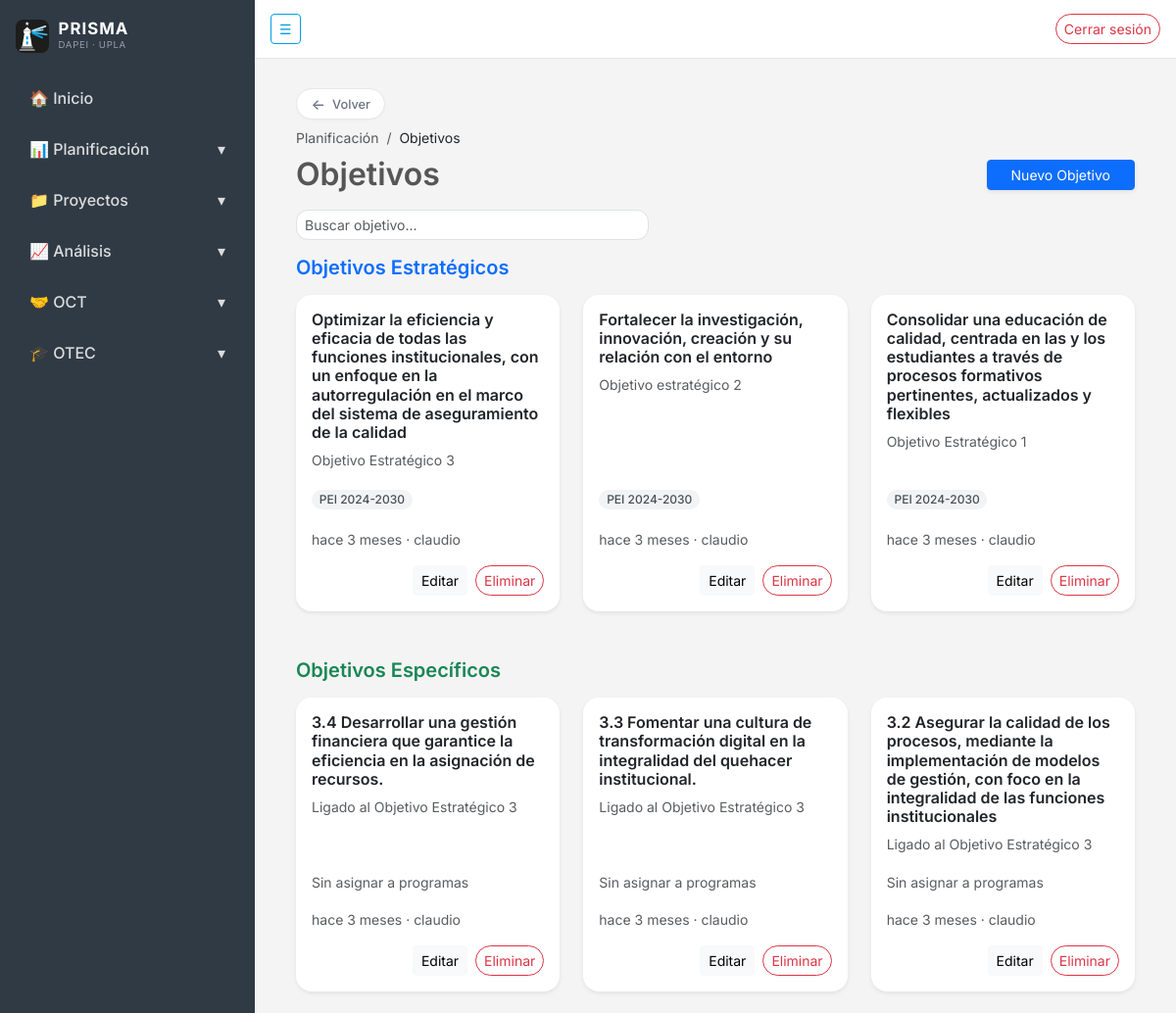
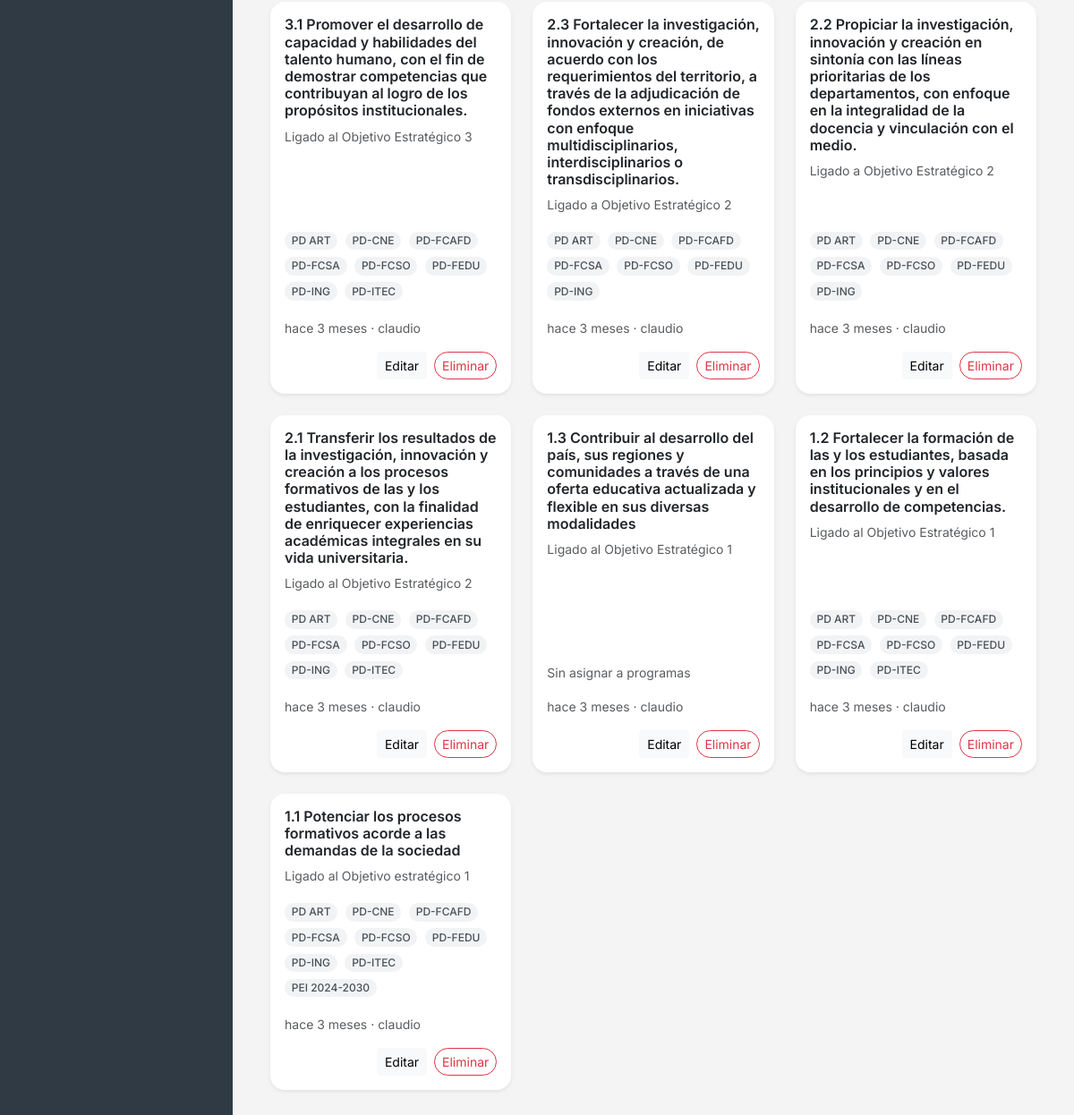
The page /planificacion/objetivos/ (signed in) on the database its author committed (2 pictures, top to bottom).
### planificacion/models.py (models this page shows, shortened)
class Objetivo(models.Model):
    class TipoObjetivo(models.TextChoices):
        ESTRATEGICO = "ESTRATEGICO", "Estratégico"
        ESPECIFICO = "ESPECIFICO", "Específico"
    nombre = models.CharField(max_length=500, verbose_name="Nombre")
    descripcion = models.TextField(verbose_name="Descripción", max_length=500)
    tipo = models.CharField(
        max_length=20,
        choices=TipoObjetivo.choices,
        verbose_name="Tipo de objetivo",
    )
    fecha_creacion = models.DateTimeField(
        auto_now_add=True, verbose_name="Fecha de creación"
    )
    creado_por = models.ForeignKey(
        settings.AUTH_USER_MODEL,
        on_delete=models.SET_NULL,
        null=True,
        blank=True,
        related_name="objetivos_creados",
        verbose_name="Creado por",
    )
    eliminado = models.BooleanField(default=False)
    objects = ActivosManager()
    todos = models.Manager()
    class Meta:
        ordering = ["-fecha_creacion"]
        verbose_name = "Objetivo"
        verbose_name_plural = "Objetivos"

class Programa(models.Model):
    class TipoPrograma(models.TextChoices):
        PEI = "PEI", "PEI"
        PD_UNIDADES = "PD_UNI", "PD Unidades Académicas"
        PD_FUNCIONES = "PD_FUN", "PD Funciones Institucionales"
    class Estado(models.TextChoices):
        BORRADOR = "BORRADOR", "Borrador"
        VIGENTE = "VIGENTE", "Vigente"
        CERRADO = "CERRADO", "Cerrado"
    nombre = models.CharField(max_length=100)
    tipo = models.CharField(
        max_length=10,
        choices=TipoPrograma.choices,
        default=TipoPrograma.PEI,
    )
    estado = models.CharField(
        max_length=10,
        choices=Estado.choices,
        default=Estado.BORRADOR,
    )
    objetivos = models.ManyToManyField(
        "Objetivo",
        blank=True,
        related_name="programas_asociados",
    )
    fecha_creacion = models.DateTimeField(auto_now_add=True)
    creado_por = models.ForeignKey(
        settings.AUTH_USER_MODEL,
        on_delete=models.PROTECT,
        null=True,
        blank=True,
        related_name="programas_creados",
    )
    eliminado = models.BooleanField(default=False)
    objects = ActivosManager()
    todos = models.Manager()
    class Meta:
        verbose_name = "Programa / PD"
        verbose_name_plural = "Programas / PD"
        ordering = ["nombre"]
        constraints = [
            models.UniqueConstraint(
                fields=["nombre", "tipo"],
                condition=models.Q(eliminado=False),
                name="programa_unico_nombre_tipo_activo",
            ),
        ]

### planificacion/views.py (the view, shortened to what this page needs)
# urls.py: path("objetivos/", views.lista_objetivos, name="lista_objetivos"),
@login_required
def lista_objetivos(request):
    role = get_user_role(request)
    objetivos = Objetivo.objects.prefetch_related("programas_asociados").select_related("creado_por")
    estrategicos = objetivos.filter(tipo=Objetivo.TipoObjetivo.ESTRATEGICO)
    especificos = objetivos.filter(tipo=Objetivo.TipoObjetivo.ESPECIFICO)
    form = ObjetivoForm()
    return render(request, "planificacion/lista_objetivos.html", {
        "estrategicos": estrategicos,
        "especificos": especificos,
        "form": form,
        "es_planificacion": role["es_planificacion"],
    })

### planificacion/forms.py
class ObjetivoForm(forms.ModelForm):
    class Meta:
        model = Objetivo
        fields = ["nombre", "descripcion", "tipo"]
        widgets = {
            "nombre": forms.TextInput(attrs={
                "class": "form-control rounded-3",
                "placeholder": "Ej: Mejorar cobertura académica"
            }),
            "descripcion": forms.Textarea(attrs={
                "class": "form-control rounded-3",
                "rows": 3,
                "placeholder": "Describe el alcance del objetivo..."
            }),
            "tipo": forms.Select(attrs={
            "class": "form-select form-select-lg rounded-3 shadow-sm border-0",
            })
        }

### planificacion/helpers.py (called while the page is built)
def es_planificacion(user):
    if not user.is_authenticated:
        return False
    if user.is_superuser:
        return True
    return user.groups.filter(name="Planificacion").exists()

def get_user_role(request):
    cache_key = "_planificacion_role"
    if hasattr(request, cache_key):
        return getattr(request, cache_key)
    user = request.user
    role = {
        "es_planificacion": es_planificacion(user),
        "es_anonimo": not user.is_authenticated,
    }
    setattr(request, cache_key, role)
    return role

### planificacion/models.py (called while the page is built)
    def get_queryset(self):
        return super().get_queryset().filter(eliminado=False)

### planificacion/templates/planificacion/lista_objetivos.html (shortened to what this page needs)
{% extends "core/base.html" %}
{% load humanize %}
{% block content %}
<div class="container-fluid">
    <a href="{% url 'planificacion:home' %}" class="btn-volver mb-2"><span class="arrow">←</span> Volver</a>
    <div class="small mb-2">
        <a href="{% url 'planificacion:home' %}" class="text-muted text-decoration-none">Planificación</a>
        <span class="mx-1 text-muted">/</span>
        <span class="text-dark">Objetivos</span>
    </div>
    <div class="d-flex justify-content-between align-items-center mb-3">
        <h2 class="fw-semibold mb-0">Objetivos</h2>
        {% if es_planificacion %}
        <button class="btn btn-primary btn-sm px-4 shadow-sm"
                data-bs-toggle="modal"
                data-bs-target="#modalObjetivo">
            Nuevo Objetivo
        </button>
        {% endif %}
    </div>
    <div class="mb-3" style="max-width: 360px;">
        <input id="obj-search" type="search" class="form-control form-control-sm"
               placeholder="Buscar objetivo...">
    </div>
    <div class="mb-5">
        <h5 class="fw-semibold mb-3 text-primary">
            Objetivos Estratégicos
        </h5>
        <div class="row g-4">
            {% for objetivo in estrategicos %}
            {% include "planificacion/partials/objetivo_card.html" with objetivo=objetivo %}
            {% empty %}
            <div class="col-12 text-muted">
                No hay objetivos estratégicos registrados.
            </div>
            {% endfor %}
        </div>
    </div>
    <div>
        <h5 class="fw-semibold mb-3 text-success">
            Objetivos Específicos
        </h5>
        <div class="row g-4">
            {% for objetivo in especificos %}
            {% include "planificacion/partials/objetivo_card.html" with objetivo=objetivo %}
            {% empty %}
            <div class="col-12 text-muted">
                No hay objetivos específicos registrados.
            </div>
            {% endfor %}
        </div>
    </div>
</div>
{% endblock %}

### planificacion/templates/planificacion/partials/objetivo_card.html (shortened to what this page needs)
{% load humanize %}
<div class="col-md-6 col-lg-4 obj-item"
     data-search="{{ objetivo.nombre|lower }} {{ objetivo.descripcion|lower }}">
    <div class="card card-objetivo rounded-4 h-100 border-0 shadow-sm">
        <div class="card-body d-flex flex-column">
            <h6 class="fw-semibold mb-2">{{ objetivo.nombre }}</h6>
            <p class="text-muted small mb-3 flex-grow-1">
                {{ objetivo.descripcion|truncatewords:20 }}
            </p>
            <div class="mb-3">
                {% for programa in objetivo.programas_asociados.all %}
                    <span class="badge rounded-pill badge-programa me-1 mb-1">{{ programa.nombre }}</span>
                {% empty %}
                    <span class="text-muted small">Sin asignar a programas</span>
                {% endfor %}
            </div>
            <div class="text-muted small mb-3">
                {{ objetivo.fecha_creacion|naturaltime }} · {{ objetivo.creado_por }}
            </div>
            {% if es_planificacion %}
            <div class="d-flex justify-content-end gap-2">
                <button class="btn btn-sm btn-light"
                        data-bs-toggle="modal"
                        data-bs-target="#modalEditarObj{{ objetivo.id }}">
                    Editar
                </button>
                <button class="btn btn-sm btn-outline-danger"
                        data-bs-toggle="modal"
                        data-bs-target="#modalEliminarObj{{ objetivo.id }}">
                    Eliminar
                </button>
            </div>
            {% endif %}
        </div>
    </div>
</div>

### core/templates/core/base.html (style rules this page uses)
:root { --font-sans: 'Inter', -apple-system, BlinkMacSystemFont, 'Segoe UI', Roboto, sans-serif; --font-mono: 'JetBrains Mono', ui-monospace, 'SFMono-Regular', Menlo, monospace; }
body { overflow-x: hidden; background-color: #f4f4f4; color: #565656; font-family: var(--font-sans); font-feature-settings: 'cv02', 'cv03', 'cv04', 'cv11'; -webkit-font-smoothing: antialiased; -moz-osx-font-smoothing: grayscale; }
.btn-outline-danger { border-radius: 50px; }
.btn-volver { display: inline-flex; align-items: center; gap: .45rem; background: #ffffff; border: 1px solid #e5e7eb; color: #6b7280; border-radius: 999px; padding: .35rem .9rem; font-size: .8rem; font-weight: 500; text-decoration: none; transition: all .15s ease; box-shadow: 0 1px 2px rgba(0,0,0,0.03); }
.btn-volver .arrow { display: inline-block; font-size: .95rem; line-height: 1; transition: transform .15s ease; }

### planificacion/templates/planificacion/lista_objetivos.html (style rules this page uses)
.card-objetivo { transition: all 0.2s ease-in-out; border: 1px solid #e9ecef; }
.badge-programa { background-color: #f1f3f5; color: #495057; font-weight: 500; }
.form-select, .form-control { border-radius: 0.75rem; }

### rows shown on the page
Objetivo: nombre "Optimizar la eficiencia y eficacia de todas las funciones institucionales, con un enfoque en la autorregulación en el marco del sistema de aseguramiento de la calidad", descripcion "Objetivo Estratégico 3", fecha_creacion "hace 3 meses", creado_por "claudio"
Programa: nombre "PEI 2024-2030"
Objetivo: nombre "Fortalecer la investigación, innovación, creación y su relación con el entorno", descripcion "Objetivo estratégico 2", fecha_creacion "hace 3 meses", creado_por "claudio"
Objetivo: nombre "Consolidar una educación de calidad, centrada en las y los estudiantes a través de procesos formativos pertinentes, actualizados y flexibles", descripcion "Objetivo Estratégico 1", fecha_creacion "hace 3 meses", creado_por "claudio"
Objetivo: nombre "3.4 Desarrollar una gestión financiera que garantice la eficiencia en la asignación de recursos.", descripcion "Ligado al Objetivo Estratégico 3", fecha_creacion "hace 3 meses", creado_por "claudio"
Objetivo: nombre "3.3 Fomentar una cultura de transformación digital en la integralidad del quehacer institucional.", descripcion "Ligado al Objetivo Estratégico 3", fecha_creacion "hace 3 meses", creado_por "claudio"
Objetivo: nombre "3.2 Asegurar la calidad de los procesos, mediante la implementación de modelos de gestión, con foco en la integralidad de las funciones institucionales", descripcion "Ligado al Objetivo Estratégico 3", fecha_creacion "hace 3 meses", creado_por "claudio"
Objetivo: nombre "3.1 Promover el desarrollo de capacidad y habilidades del talento humano, con el fin de demostrar competencias que contribuyan al logro de los propósitos institucionales.", descripcion "Ligado al Objetivo Estratégico 3", fecha_creacion "hace 3 meses", creado_por "claudio"
Programa: nombre "PD ART"
Programa: nombre "PD-CNE"
Programa: nombre "PD-FCAFD"
Programa: nombre "PD-FCSA"
Programa: nombre "PD-FCSO"
Programa: nombre "PD-FEDU"
Programa: nombre "PD-ING"
Programa: nombre "PD-ITEC"
Objetivo: nombre "2.3 Fortalecer la investigación, innovación y creación, de acuerdo con los requerimientos del territorio, a través de la adjudicación de fondos externos en iniciativas con enfoque multidisciplinarios, interdisciplinarios o transdisciplinarios.", descripcion "Ligado a Objetivo Estratégico 2", fecha_creacion "hace 3 meses", creado_por "claudio"
Objetivo: nombre "2.2 Propiciar la investigación, innovación y creación en sintonía con las líneas prioritarias de los departamentos, con enfoque en la integralidad de la docencia y vinculación con el medio.", descripcion "Ligado a Objetivo Estratégico 2", fecha_creacion "hace 3 meses", creado_por "claudio"
Objetivo: nombre "2.1 Transferir los resultados de la investigación, innovación y creación a los procesos formativos de las y los estudiantes, con la finalidad de enriquecer experiencias académicas integrales en su vida universitaria.", descripcion "Ligado al Objetivo Estratégico 2", fecha_creacion "hace 3 meses", creado_por "claudio"
Objetivo: nombre "1.3 Contribuir al desarrollo del país, sus regiones y comunidades a través de una oferta educativa actualizada y flexible en sus diversas modalidades", descripcion "Ligado al Objetivo Estratégico 1", fecha_creacion "hace 3 meses", creado_por "claudio"
Objetivo: nombre "1.2 Fortalecer la formación de las y los estudiantes, basada en los principios y valores institucionales y en el desarrollo de competencias.", descripcion "Ligado al Objetivo Estratégico 1", fecha_creacion "hace 3 meses", creado_por "claudio"
Objetivo: nombre "1.1 Potenciar los procesos formativos acorde a las demandas de la sociedad", descripcion "Ligado al Objetivo estratégico 1", fecha_creacion "hace 3 meses", creado_por "claudio"
